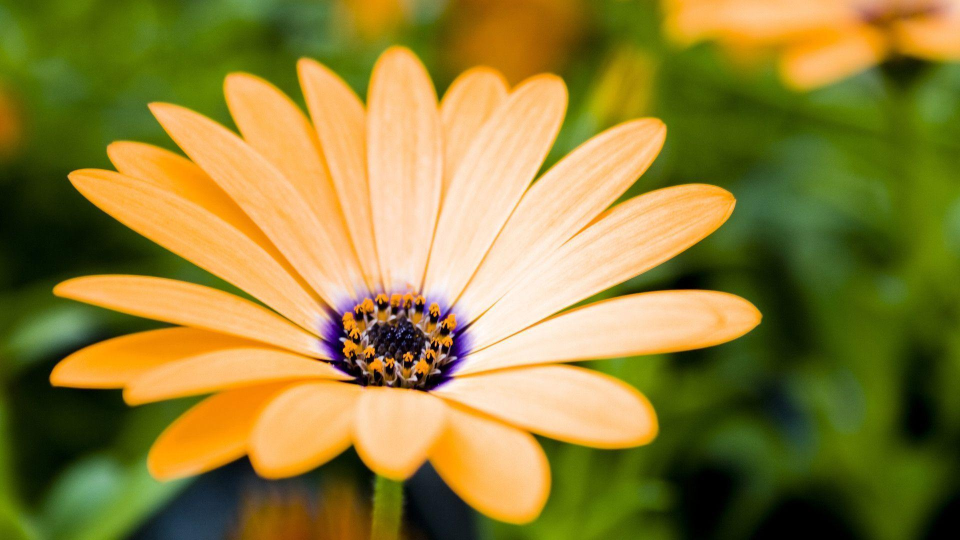
#> input picture Suddhasil/SampleImage.jpg, 1920 x 1080 px (shown at 1/2 size)
$ python check.py
#> lines starting #> are read from the running program, lines starting #| are printed output that depends on the picture; after the words box and inside, x2 and y2 are one past the last pixel; in counts of white or black regions, pixels touching at a corner belong together
import cv2
img = cv2.imread('SampleImage.jpg')
#> img is the input picture: shape (1080, 1920, 3); mean B, G, R 56, 128.5, 143.7
img2= cv2.resize(img, (300,250))
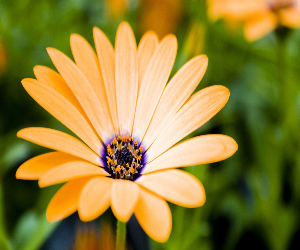
#> img2: shape (250, 300, 3); mean B, G, R 55.9, 128.4, 143.6
cv2.imshow("Original Image",img2)
imCopy=img2.copy()
gray=cv2.cvtColor(img2 ,cv2.COLOR_BGR2GRAY)
blur=cv2.GaussianBlur(gray,(5,5),0)
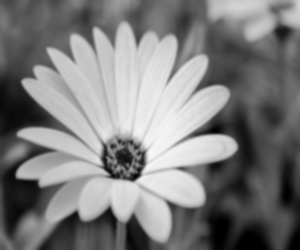
#> blur: shape (250, 300); min 0, max 247, mean 124.7
cv2.imshow("Blur Image",blur)

ret, thresh1= cv2.threshold(blur,10,225,cv2.THRESH_BINARY_INV + cv2.THRESH_OTSU)
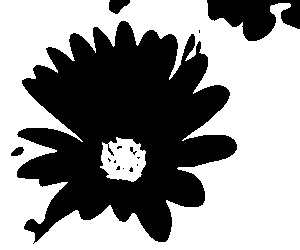
#> thresh1: shape (250, 300); values 0 (black) and 225 (white), 57.9% white; 14 black regions (9 under 20 px), largest, box (x1, y1, x2, y2) and area: (17, 21, 237, 244) 28858, (207, 0, 300, 41) 2361, (109, 0, 130, 14) 200, (11, 147, 24, 156) 80, (130, 147, 137, 155) 22
#> ret = 134
cv2.imshow("Thresh_bin_inv", thresh1)

ret, thresh2= cv2.threshold(blur,10,225,cv2.THRESH_TOZERO + cv2.THRESH_OTSU)
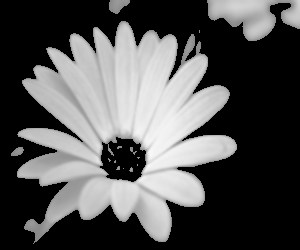
#> thresh2: shape (250, 300); min 0, max 247, mean 83.1
cv2.imshow("Thresh_tozero", thresh2)

ret, thresh3= cv2.threshold(blur,10,225,cv2.THRESH_TOZERO_INV + cv2.THRESH_OTSU)
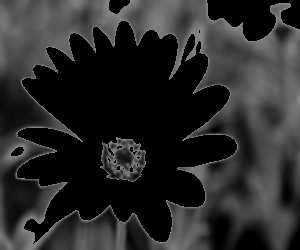
#> thresh3: shape (250, 300); min 0, max 134, mean 41.5
cv2.imshow("Thresh_tozero_inv", thresh3)

ret, thresh4= cv2.threshold(blur,10,225,cv2.THRESH_TRUNC + cv2.THRESH_OTSU)
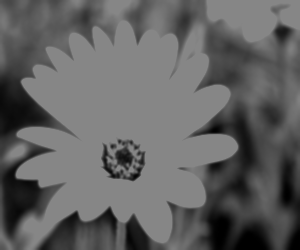
#> thresh4: shape (250, 300); min 0, max 134, mean 97.9
cv2.imshow("Thresh_trunc", thresh4)

ret, thresh5= cv2.threshold(blur,10,225,cv2.THRESH_BINARY + cv2.THRESH_OTSU)
#> thresh5: shape (250, 300); values 0 (black) and 225 (white), 42.1% white; 14 white regions (9 under 20 px)
cv2.imshow("Thresh_bin", thresh5)

contours, hierarchy= cv2.findContours(thresh1, cv2.RETR_TREE, cv2.CHAIN_APPROX_SIMPLE)
#> contours = 17 contours, 10 with area under 20; largest, box (x1, y1, x2, y2) and area: (0, 0, 300, 250) 71856, (16, 20, 238, 244) 31050, (100, 137, 146, 182) 1458, (10, 146, 25, 157) 96, (107, 143, 115, 157) 36, (129, 146, 134, 153) 20, (128, 166, 134, 173) 20
cv2.drawContours(imCopy, contours, -1, (0,255,0))
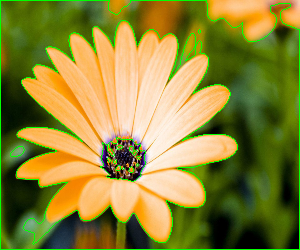
#> imCopy: shape (250, 300, 3); 3.81% of pixels changed, all inside (x1, y1, x2, y2) = (0, 0, 300, 250)
cv2.imshow('Tree Contour',imCopy)

contours, hierarchy= cv2.findContours(thresh1, cv2.RETR_LIST, cv2.CHAIN_APPROX_SIMPLE)
cv2.drawContours(imCopy, contours, -1, (0,255,0))
cv2.imshow('List Contour',imCopy)

interrupt=cv2.waitKey(0) & 0xFF
#> (key Esc is pressed here)
if interrupt==27:
    cv2.destroyAllWindows()
